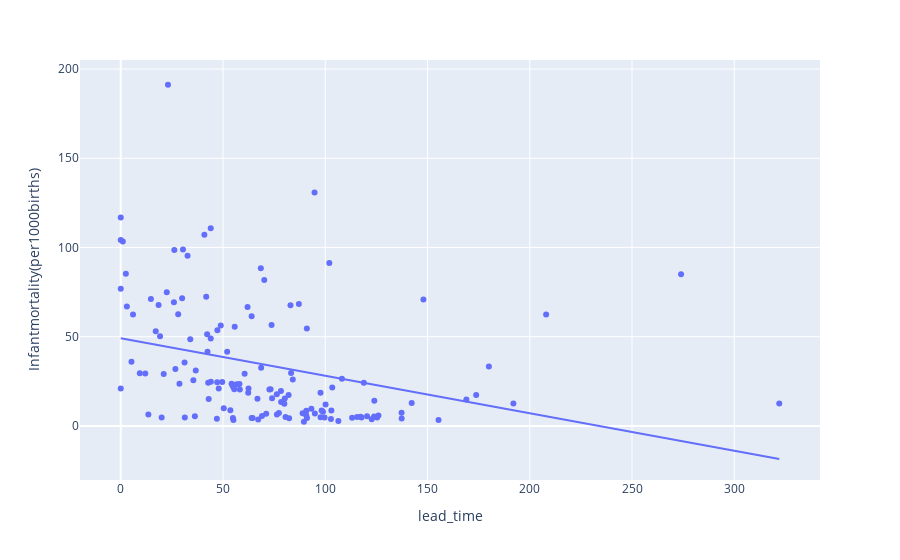

The cell this chart's notebook holds for it:
### Code cell
fig = px.scatter(concat, x="lead_time", y="Infantmortality(per1000births)", trendline="ols")
fig.show()

### Figure 1 — Plotly figure (JSON) as saved in the notebook; plotly's stock layout.template omitted (floating-point values rounded to 4 significant figures; data arrays with more than 128 entries replaced by an {"elided": "..."} marker saying what was removed)
{"data": [{"hovertemplate": "lead_time=%{x}<br>Infantmortality(per1000births)=%{y}<extra></extra>", "legendgroup": "", "marker": {"color": "#636efa", "symbol": "circle"}, "mode": "markers", "name": "", "orientation": "v", "showlegend": false, "type": "scatter", "x": {"elided": "137 float values"}, "xaxis": "x", "y": {"elided": "137 float values"}, "yaxis": "y"}, {"hovertemplate": "<b>OLS trendline</b><br>Infantmortality(per1000births) = -0.210099 * lead_time + 49.1104<br>R<sup>2</sup>=0.099695<br><br>lead_time=%{x}<br>Infantmortality(per1000births)=%{y} <b>(trend)</b><extra></extra>", "legendgroup": "", "marker": {"color": "#636efa", "symbol": "circle"}, "mode": "lines", "name": "", "showlegend": false, "type": "scatter", "x": {"elided": "137 float values"}, "xaxis": "x", "y": {"elided": "137 float values"}, "yaxis": "y"}], "layout": {"legend": {"tracegroupgap": 0}, "margin": {"t": 60}, "xaxis": {"anchor": "y", "domain": [0, 1], "title": {"text": "lead_time"}}, "yaxis": {"anchor": "x", "domain": [0, 1], "title": {"text": "Infantmortality(per1000births)"}}}}
